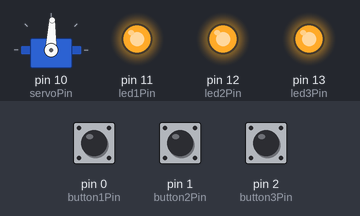
This sketch was run on a simulated Arduino Uno, built with avr-gcc and run on an emulated ATmega328P. On the bench: servo, output pins drawn as LEDs (lit = HIGH). Inputs (shaded band) come from the test bench; at power-on: pin 0 (button1Pin) LOW, pin 1 (button2Pin) LOW, pin 2 (button3Pin) LOW.

Above: at 1.2 s.
1.3 s: pin 0 (button1Pin) pulled HIGH for 0.15 s
At 2.6 s:
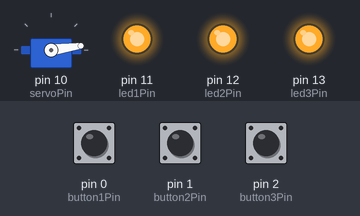
2.9 s: pin 1 (button2Pin) pulled HIGH for 0.15 s
At 4.1 s:
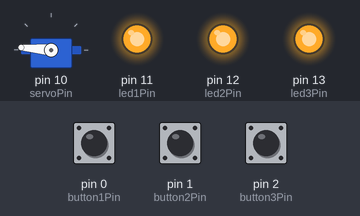
4.6 s: pin 2 (button3Pin) pulled HIGH for 0.15 s
At 4.72 s:
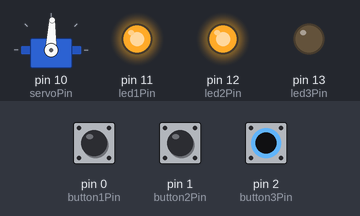
6.3 s: pin 1 (button2Pin) pulled HIGH for 1 s
At 7.1 s:
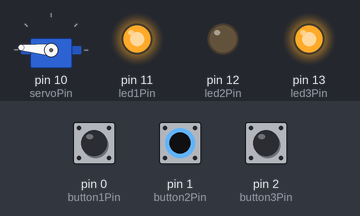
8.8 s: pin 0 (button1Pin) pulled HIGH for 1 s
At 9.6 s:
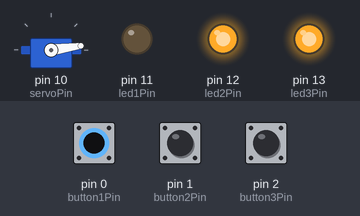
11.3 s: pin 2 (button3Pin) pulled HIGH for 1 s
At 12.9 s:
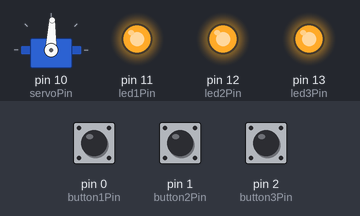
Timing chart, 0 to 14.4 s (numbered marks = the images above; inputs shaded):
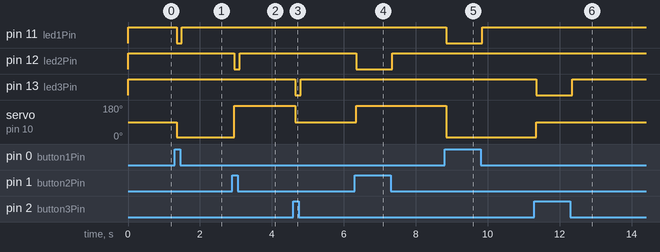

Measured:
- after the input at 1.3 s, pin 11 (led1Pin): HIGH → LOW after 0.05 s, → HIGH 0.15 s later; servo on pin 10 (servoPin): 88° → 8° after 0.05 s
- after the input at 2.9 s, pin 12 (led2Pin): HIGH → LOW after 0.05 s, → HIGH 0.15 s later; servo on pin 10 (servoPin): 8° → 175° after 0.05 s
- after the input at 4.6 s, pin 13 (led3Pin): HIGH → LOW after 0.05 s, → HIGH 0.15 s later; servo on pin 10 (servoPin): 175° → 88° after 0.05 s
- after the input at 6.3 s, pin 12 (led2Pin): HIGH → LOW after 0.05 s, → HIGH 1.0 s later; servo on pin 10 (servoPin): 88° → 175° after 0.05 s
- after the input at 8.8 s, pin 11 (led1Pin): HIGH → LOW after 0.05 s, → HIGH 1.0 s later; servo on pin 10 (servoPin): 175° → 8° after 0.05 s
- after the input at 11.3 s, pin 13 (led3Pin): HIGH → LOW after 0.05 s, → HIGH 1.0 s later; servo on pin 10 (servoPin): 8° → 88° after 0.05 s

The sketch:

Servo3Button_Demo.ino
```cpp
#include <Servo.h>

const int led1Pin = 11, led2Pin = 12, led3Pin = 13;
const int button1Pin = 0, button2Pin = 1, button3Pin = 2;
const int servoPin = 10;
const int potPin = 0;

const int ccwSpin = 8, cwSpin = 175, stopSpin = 88;

int currentDirection = stopSpin;

int led1State = HIGH, led2State = HIGH, led3State = HIGH;
int button1State, button2State, button3State;
int button1PreviousState = LOW, button2PreviousState = LOW, button3PreviousState = LOW;

long button1LastDebounce = 0;
long button2LastDebounce = 0;
long button3LastDebounce = 0;

Servo servo1;

const long debounceDelay = 50;

void setup(){
  pinMode(led1Pin, OUTPUT);
  pinMode(led2Pin, OUTPUT);
  pinMode(led3Pin, OUTPUT);

  pinMode(button1Pin, INPUT);
  pinMode(button2Pin, INPUT);
  pinMode(button3Pin, INPUT);

  servo1.attach(servoPin);

  digitalWrite(led1Pin, led1State);
  digitalWrite(led2Pin, led2State);
  digitalWrite(led3Pin, led3State);
}

void loop(){
  servo1.write(currentDirection);
  // Check button 1
  int button1Reading = digitalRead(button1Pin);

  if(button1Reading != button1PreviousState){
    button1LastDebounce = millis();
  }

  if((millis() - button1LastDebounce) > debounceDelay){
    if(button1Reading != button1State){
      button1State = button1Reading;
      if(button1State == HIGH){
        currentDirection = ccwSpin;
        digitalWrite(led1Pin, LOW);
      } else {
        digitalWrite(led1Pin, HIGH);
      }
    }
  }

  button1PreviousState = button1Reading;


  // Check button 2
  int button2Reading = digitalRead(button2Pin);

  if(button2Reading != button2PreviousState){
    button2LastDebounce = millis();
  }

  if((millis() - button2LastDebounce) > debounceDelay){
    if(button2Reading != button2State){
      button2State = button2Reading;
      if(button2State == HIGH){
        currentDirection = cwSpin;
        digitalWrite(led2Pin, LOW);
      } else {
        digitalWrite(led2Pin, HIGH);
      }
    }
  }

  button2PreviousState = button2Reading;


  // Check button 3
  int button3Reading = digitalRead(button3Pin);

  if(button3Reading != button3PreviousState){
    button3LastDebounce = millis();
  }

  if((millis() - button3LastDebounce) > debounceDelay){
    if(button3Reading != button3State){
      button3State = button3Reading;
      if(button3State == HIGH){
        currentDirection = stopSpin;
        digitalWrite(led3Pin, LOW);
      } else {
        digitalWrite(led3Pin, HIGH);
      }
    }
  }

  button3PreviousState = button3Reading;

}
```
